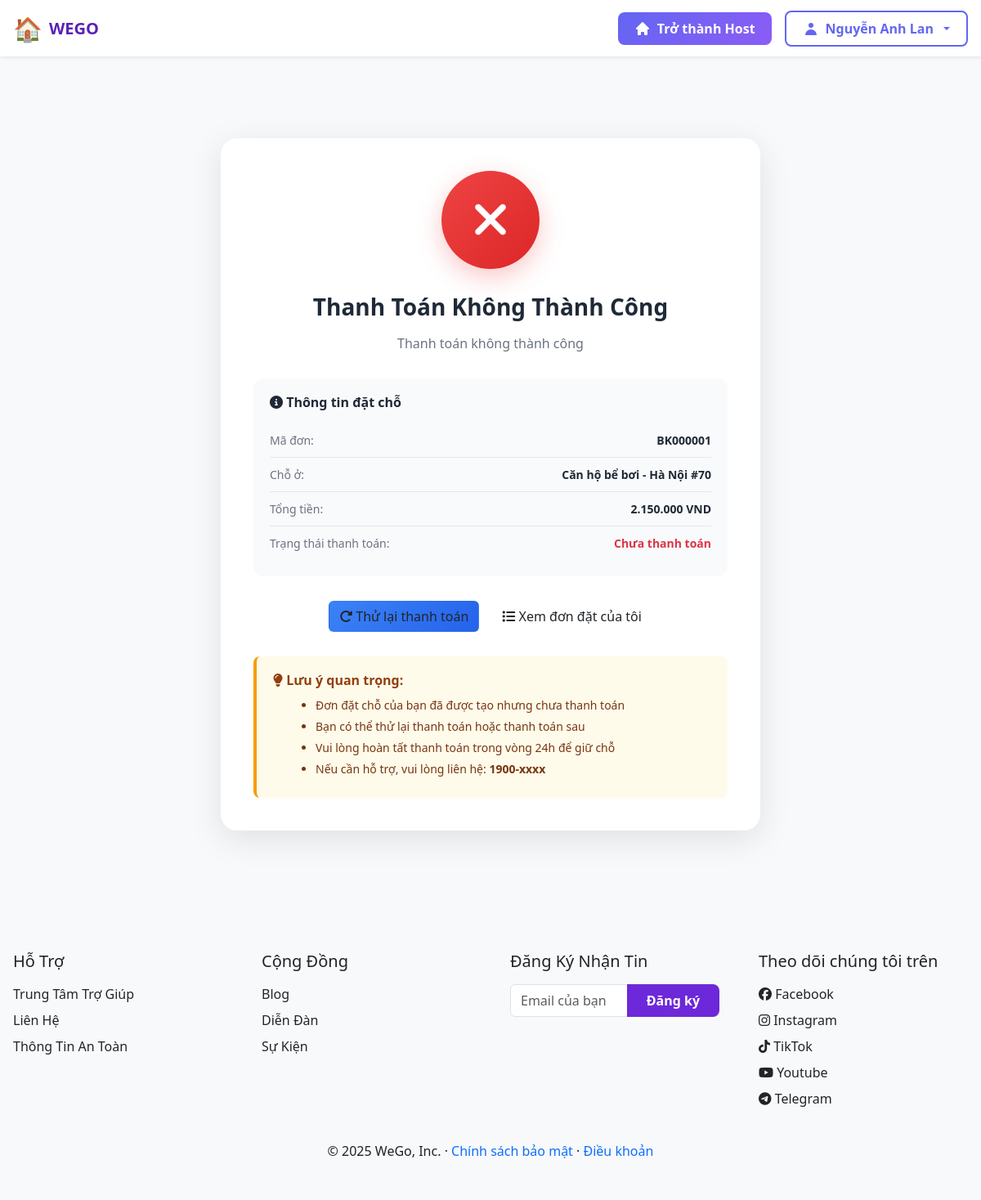
/view/user/traveller/payment-error.php?booking_id=1 (signed in), run on the app's committed database.
### tables this page shows
CREATE TABLE `bookings` (
  `booking_id` BIGINT UNSIGNED NOT NULL AUTO_INCREMENT,
  `code` VARCHAR(20) NOT NULL,
  `user_id` BIGINT UNSIGNED NOT NULL,
  `listing_id` BIGINT UNSIGNED NOT NULL,
  `guests` SMALLINT UNSIGNED NOT NULL DEFAULT 1,
  `check_in` DATE NOT NULL,
  `check_out` DATE NOT NULL,
  `status` ENUM('confirmed','cancelled','completed') NOT NULL DEFAULT 'confirmed',
  `payment_method` ENUM('momo','cash','bank_transfer') DEFAULT NULL,
  `payment_status` ENUM('unpaid','pending','paid','refunded') NOT NULL DEFAULT 'unpaid',
  `payment_id` VARCHAR(50) DEFAULT NULL,
  `paid_at` DATETIME DEFAULT NULL,
  `total_amount` DECIMAL(12,2) NOT NULL,
  `cancelled_at` DATETIME DEFAULT NULL,
  `cancelled_by` ENUM('user','admin','system') DEFAULT NULL,
  `cancel_reason` VARCHAR(500) DEFAULT NULL,
  `note` VARCHAR(500) DEFAULT NULL,
  `is_rated` BOOLEAN NOT NULL DEFAULT FALSE,
  `created_at` TIMESTAMP NOT NULL DEFAULT CURRENT_TIMESTAMP,
  `updated_at` TIMESTAMP NOT NULL DEFAULT CURRENT_TIMESTAMP ON UPDATE CURRENT_TIMESTAMP,
  PRIMARY KEY (`booking_id`),
  UNIQUE KEY `uq_booking_code` (`code`),
  KEY `ix_booking_listing_dates` (`listing_id`,`check_in`,`check_out`),
  KEY `ix_booking_user_status` (`user_id`,`status`),
  KEY `ix_booking_rated` (`is_rated`),
  KEY `ix_booking_payment_status` (`payment_status`),
  KEY `ix_booking_payment_id` (`payment_id`),
  CONSTRAINT `fk_booking_listing` FOREIGN KEY (`listing_id`) REFERENCES `listing` (`listing_id`) ON UPDATE CASCADE,
  CONSTRAINT `fk_booking_user` FOREIGN KEY (`user_id`) REFERENCES `user` (`user_id`) ON UPDATE CASCADE
);

CREATE TABLE `listing` (
  `listing_id` BIGINT UNSIGNED NOT NULL AUTO_INCREMENT,
  `host_id` BIGINT UNSIGNED NOT NULL,
  `title` VARCHAR(255) NOT NULL,
  `description` TEXT DEFAULT NULL,
  `address` VARCHAR(255) NOT NULL,
  `ward_code` VARCHAR(20) DEFAULT NULL,
  `place_type_id` BIGINT UNSIGNED DEFAULT NULL,
  `price` DECIMAL(12,2) NOT NULL,
  `capacity` SMALLINT UNSIGNED NOT NULL DEFAULT 1,
  `latitude` DECIMAL(10,7) DEFAULT NULL,
  `longitude` DECIMAL(10,7) DEFAULT NULL,
  `status` ENUM('draft','pending','active','inactive','rejected') NOT NULL DEFAULT 'draft',
  `submitted_at` DATETIME DEFAULT NULL,
  `reviewed_by_admin_id` BIGINT UNSIGNED DEFAULT NULL,
  `reviewed_at` DATETIME DEFAULT NULL,
  `rejection_reason` VARCHAR(500) DEFAULT NULL,
  `approved_at` DATETIME DEFAULT NULL,
  `booking_window_days` SMALLINT UNSIGNED NOT NULL DEFAULT 90,
  `created_at` TIMESTAMP NOT NULL DEFAULT CURRENT_TIMESTAMP,
  `updated_at` TIMESTAMP NOT NULL DEFAULT CURRENT_TIMESTAMP ON UPDATE CURRENT_TIMESTAMP,
  PRIMARY KEY (`listing_id`),
  FULLTEXT KEY `ft_listing_text` (`title`,`description`,`address`),
  KEY `ix_listing_status` (`status`),
  KEY `ix_listing_price` (`price`),
  KEY `ix_listing_host` (`host_id`),
  KEY `ix_listing_pending` (`status`,`submitted_at`),
  KEY `ix_listing_place_type` (`place_type_id`),
  KEY `ix_listing_ward` (`ward_code`),
  KEY `ix_listing_geo` (`latitude`,`longitude`),
  KEY `fk_listing_review_admin` (`reviewed_by_admin_id`),
  CONSTRAINT `fk_listing_host` FOREIGN KEY (`host_id`) REFERENCES `host` (`host_id`) ON UPDATE CASCADE,
  CONSTRAINT `fk_listing_place_type` FOREIGN KEY (`place_type_id`) REFERENCES `place_type` (`place_type_id`) ON DELETE SET NULL ON UPDATE CASCADE,
  CONSTRAINT `fk_listing_review_admin` FOREIGN KEY (`reviewed_by_admin_id`) REFERENCES `admin` (`admin_id`) ON DELETE SET NULL ON UPDATE CASCADE,
  CONSTRAINT `fk_listing_ward` FOREIGN KEY (`ward_code`) REFERENCES `wards` (`code`) ON DELETE SET NULL ON UPDATE CASCADE
);

### model/mBooking.php (called while the page is built, shortened)
<?php
class mBooking {
    public function mGetBookingById($bookingId){
        $p = new mConnect();
        $conn = $p->mMoKetNoi();
        if($conn){
            $bookingId = intval($bookingId);
            $strSelect = "SELECT b.*, l.title as listing_title, l.address, l.price as listing_price, l.ward_code, l.capacity,
                         u.full_name as user_name, u.email as user_email,
                         (SELECT file_url FROM listing_image WHERE listing_id = l.listing_id ORDER BY is_cover DESC, sort_order ASC LIMIT 1) as image_url,
                         (SELECT w.full_name FROM wards w WHERE w.code = l.ward_code LIMIT 1) as ward_name,
                         (SELECT p.name FROM wards w INNER JOIN provinces p ON w.province_code = p.code WHERE w.code = l.ward_code LIMIT 1) as province_name,
                         (SELECT ROUND(AVG(rating), 2) FROM review WHERE listing_id = l.listing_id) as avg_rating,
                         (SELECT COUNT(*) FROM review WHERE listing_id = l.listing_id) as review_count
                         FROM bookings b
                         INNER JOIN listing l ON b.listing_id = l.listing_id
                         INNER JOIN user u ON b.user_id = u.user_id
                         WHERE b.booking_id = $bookingId";
            $result = $conn->query($strSelect);
            return $result;
        }else{
            return false;
        }
    }
}
?>

### controller/cBooking.php (called while the page is built, shortened)
<?php
include_once(__DIR__ . '/../model/mBooking.php');
class cBooking {
    public function cGetBookingById($bookingId){
        $mBooking = new mBooking();
        return $mBooking->mGetBookingById($bookingId);
    }
}
?>

### view/user/traveller/payment-error.php (the view, shortened to what this page needs)
<?php
$bookingId = $_GET['booking_id'] ?? ($_SESSION['payment_booking_id'] ?? null);
$errorMessage = $_SESSION['payment_error'] ?? 'Thanh toán không thành công';
$booking = null;
if ($bookingId) {
    include_once(__DIR__ . '/../../../controller/cBooking.php');
    $cBooking = new cBooking();
    $bookingResult = $cBooking->cGetBookingById($bookingId);
    if ($bookingResult && $bookingResult->num_rows > 0) {
        $booking = $bookingResult->fetch_assoc();
    }
}
?>
<!DOCTYPE html>
<html lang="vi">
<head>
    <link href="https://cdn.jsdelivr.net/npm/bootstrap@5.3.2/dist/css/bootstrap.min.css" rel="stylesheet">
    <link rel="stylesheet" href="https://cdnjs.cloudflare.com/ajax/libs/font-awesome/6.5.1/css/all.min.css">
</head>
<body>
    <?php include(__DIR__ . '/../../partials/header.php'); ?>
    <div class="payment-error-container">
        <div class="error-card">
            <div class="error-icon">
                <i class="fa-solid fa-times"></i>
            </div>
            <h1 class="error-title">Thanh Toán Không Thành Công</h1>
            <p class="error-message">
                <?php echo htmlspecialchars($errorMessage); ?>
            </p>
            <?php if ($booking): ?>
            <div class="booking-info">
                <h5><i class="fa-solid fa-info-circle"></i> Thông tin đặt chỗ</h5>
                <div class="info-row">
                    <span class="info-label">Mã đơn:</span>
                    <span class="info-value"><?php echo htmlspecialchars($booking['code']); ?></span>
                </div>
                <div class="info-row">
                    <span class="info-label">Chỗ ở:</span>
                    <span class="info-value"><?php echo htmlspecialchars($booking['listing_title']); ?></span>
                </div>
                <div class="info-row">
                    <span class="info-label">Tổng tiền:</span>
                    <span class="info-value"><?php echo number_format($booking['total_amount'], 0, ',', '.'); ?> VND</span>
                </div>
                <div class="info-row">
                    <span class="info-label">Trạng thái thanh toán:</span>
                    <span class="info-value text-danger">Chưa thanh toán</span>
                </div>
            </div>
            <?php endif; ?>
            <div class="action-buttons">
                <?php if ($booking): ?>
                <a href="retry-payment.php?booking_id=<?php echo $bookingId; ?>" class="btn btn-retry">
                    <i class="fa-solid fa-rotate-right"></i> Thử lại thanh toán
                </a>
                <a href="my-bookings.php" class="btn btn-home">
                    <i class="fa-solid fa-list"></i> Xem đơn đặt của tôi
                </a>
                <?php else: ?>
                <a href="../../../index.php" class="btn btn-home">
                    <i class="fa-solid fa-home"></i> Về trang chủ
                </a>
                <?php endif; ?>
            </div>
            <div class="help-text">
                <h6><i class="fa-solid fa-lightbulb"></i> Lưu ý quan trọng:</h6>
                <ul>
                    <li>Đơn đặt chỗ của bạn đã được tạo nhưng chưa thanh toán</li>
                    <li>Bạn có thể thử lại thanh toán hoặc thanh toán sau</li>
                    <li>Vui lòng hoàn tất thanh toán trong vòng 24h để giữ chỗ</li>
                    <li>Nếu cần hỗ trợ, vui lòng liên hệ: <strong>1900-xxxx</strong></li>
                </ul>
            </div>
        </div>
    </div>
    <?php include(__DIR__ . '/../../partials/footer.php'); ?>
</body>
</html>

### view/css/style.css (style rules this page uses)
body { font-family: system-ui, -apple-system, "Segoe UI", Roboto, "Helvetica Neue", Arial, sans-serif; background: #f8f9fb; color: #222; margin: 0; padding: 0; }

### view/user/traveller/payment-error.php (style rules this page uses)
.payment-error-container { max-width: 700px; margin: 80px auto; padding: 20px; }
.error-icon { width: 120px; height: 120px; margin: 0 auto 30px; background: linear-gradient(135deg, #ef4444 0%, #dc2626 100%); border-radius: 50%; display: flex; align-items: center; justify-content: center; box-shadow: 0 10px 30px rgba(239, 68, 68, 0.3); animation: shake 0.5s ease-in-out; }
.error-icon i { font-size: 60px; color: white; }
.error-card { background: white; border-radius: 20px; padding: 40px; box-shadow: 0 10px 40px rgba(0, 0, 0, 0.1); text-align: center; }
.error-title { font-size: 28px; font-weight: 700; color: #1f2937; margin-bottom: 15px; }
.error-message { font-size: 16px; color: #6b7280; margin-bottom: 30px; line-height: 1.6; }
.booking-info { background: #f9fafb; border-radius: 12px; padding: 20px; margin: 30px 0; text-align: left; }
.booking-info h5 { font-size: 16px; font-weight: 600; color: #1f2937; margin-bottom: 15px; }
.info-row { display: flex; justify-content: space-between; padding: 10px 0; border-bottom: 1px solid #e5e7eb; }
.info-row:last-child { border-bottom: none; }
.info-label { color: #6b7280; font-size: 14px; }
.info-value { color: #1f2937; font-weight: 600; font-size: 14px; }
.action-buttons { display: flex; gap: 15px; justify-content: center; flex-wrap: wrap; margin-top: 30px; }
.btn-retry { background: linear-gradient(135deg, #3b82f6 0%, #2563eb 100%); color: white; border: none; padding: 14px 30px; border-radius: 12px; font-weight: 600; transition: all 0.3s; }
.btn-home { background: white; color: #3b82f6; border: 2px solid #3b82f6; padding: 14px 30px; border-radius: 12px; font-weight: 600; transition: all 0.3s; }
.help-text { margin-top: 30px; padding: 20px; background: #fffbeb; border-left: 4px solid #f59e0b; border-radius: 8px; text-align: left; }
.help-text h6 { color: #92400e; font-weight: 600; margin-bottom: 10px; }
.help-text ul { margin: 10px 0 0 20px; color: #78350f; font-size: 14px; }
.help-text ul li { margin: 5px 0; }

### data on the page
bookings: code "BK000001", listing.title "Căn hộ bể bơi - Hà Nội #70", total_amount "2.150.000"

### other printed values
$userName "Nguyễn Anh Lan"
$errorMessage "Thanh toán không thành công"
